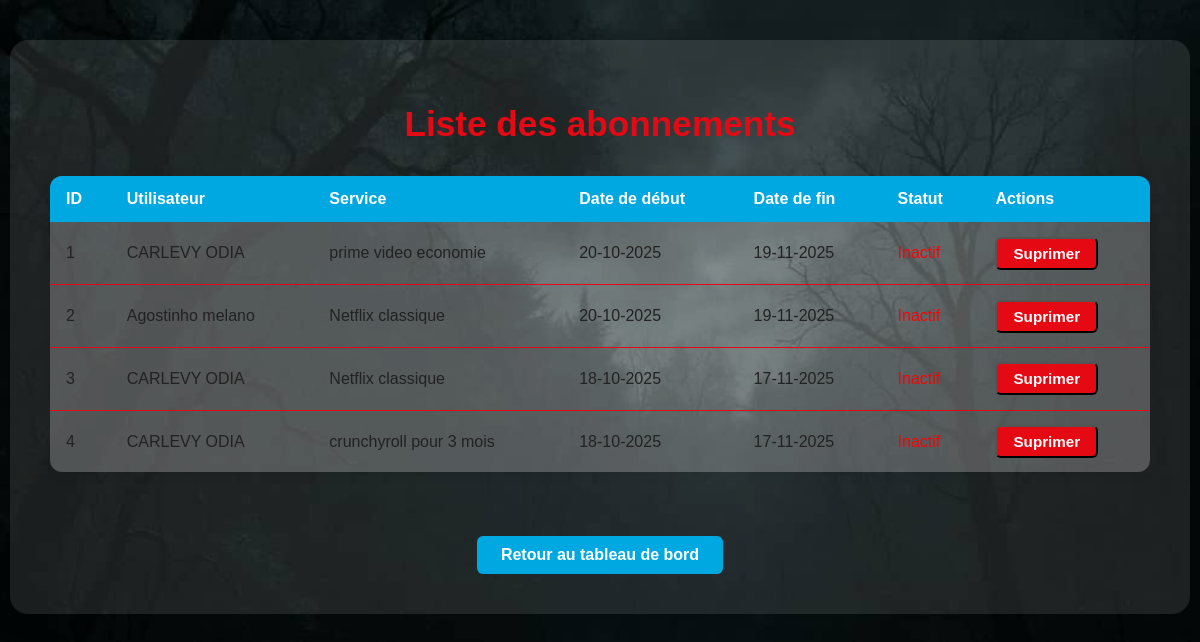
The page /liste_abonnements on the database its author committed.
### app.py (models this page shows, shortened)
class Abonnements(db.Model):
    id = db.Column(db.Integer, primary_key=True)
    utilisateur_id = db.Column(db.Integer, db.ForeignKey('utilisateurs.id'), nullable=False)
    service = db.Column(db.String(30), nullable=False)
    statut = db.Column(db.Boolean, default=True)  # actif à la création
    date_debut = db.Column(db.DateTime, default=datetime.utcnow)
    date_fin = db.Column(db.DateTime, nullable=False)
    utilisateur = db.relationship('Utilisateurs', backref=db.backref("abonnements", lazy=True))

class Utilisateurs(db.Model):
    id = db.Column(db.Integer, primary_key=True)
    nom = db.Column(db.String(30), nullable=False)
    mdp = db.Column(db.String(200), nullable=False)

### app.py (the view)
@app.route("/liste_abonnements")
def list_abonnements():
    abonnements = Abonnements.query.order_by(Abonnements.date_fin.desc()).all()
    now=datetime.now()
    return render_template("admin/list_abonnement.html", abonnements=abonnements, now=now)

### templates/admin/list_abonnement.html (shortened to what this page needs)
<!DOCTYPE html>
<html lang="fr">
<head>
  <link rel="stylesheet" href="{{ url_for('static', filename='css/admin.css') }}">
</head>
<body>
  <div class="admin-container">
    <h1>Liste des abonnements</h1>
    <table class="admin-table">
      <thead>
        <tr>
          <th>ID</th>
          <th>Utilisateur</th>
          <th>Service</th>
          <th>Date de début</th>
          <th>Date de fin</th>
          <th>Statut</th>
          <th>Actions</th>
        </tr>
      </thead>
      <tbody>
        {% for abonnement in abonnements %}
        <tr>
          <td>{{ loop.index }}</td>
          <td>{{ abonnement.utilisateur.nom }}</td>
          <td>{{ abonnement.service}}</td>
          <td>{{ abonnement.date_debut.strftime("%d-%m-%Y") }}</td>
          <td>{{ abonnement.date_fin.strftime("%d-%m-%Y") if abonnement.date_fin else "-" }}</td>
          <td>
            {% if abonnement.date_fin and abonnement.date_debut < now %}
            <span style="color: red;"> Inactif </span>
            {% else %}
            <span class="statut" style="color: green;"> Actif</span>
            {% endif %}
          </td>
          <td>
            <form action="{{url_for('supprimer_abonnement',id=abonnement.id)}}" method="post" class="delete-form">
              <button type="submit" class="btn-admin">Suprimer</button>
            </form>
          </td>
        </tr>
        {% endfor %}
      </tbody>
    </table>
    <a href="{{ url_for('accueil_admin') }}" class="btn-retour">Retour au tableau de bord</a>
  </div>
  </body>

### static/css/admin.css (style rules this page uses)
body { background: url("../image/backgroud.jpg") no-repeat center center/cover; min-height: 150vh; font-family: Arial, sans-serif; margin: 0; }
.admin-container { max-width: 1100px; margin: 40px auto; background: rgba(255,255,255,0.10); border-radius: 18px; padding: 2.5rem; box-shadow: 0 4px 24px rgba(0,0,0,0.15); color: #0a0a0a; text-align: center; overflow: scroll; scrollbar-width: none; }
.admin-container h1 { margin-bottom: 2rem; color: #e50914; font-size: 2.2rem; }
.btn-admin { display: inline-block; padding: 8px 18px; background: #e50914; color: #fff; border-radius: 6px; text-decoration: none; font-weight: bold; transition: background 0.3s; }
.btn-retour { display: inline-block; margin-top: 2rem; padding: 10px 24px; background: #00A8E1; color: #fff; border-radius: 6px; text-decoration: none; font-weight: bold; transition: background 0.3s; }

### templates/admin/list_abonnement.html (style rules this page uses)
.admin-table { width: 100%; border-collapse: collapse; margin: 2rem 0; background: rgba(255,255,255,0.15); border-radius: 12px; overflow: hidden; box-shadow: 0 2px 12px rgba(0,0,0,0.08); }
.admin-table th, .admin-table td { padding: 0.9rem 1rem; text-align: left; }
.admin-table th { background: #00A8E1; color: #fff; font-weight: bold; font-size: 1rem; }
.admin-table tr { border-bottom: 1px solid #e50914; }
.admin-table tr:last-child { border-bottom: none; }
.admin-table td { background: rgba(255,255,255,0.10); color: #222; }
.btn-admin { display: inline-block; padding: 6px 16px; background: #e50914; color: #fff; border-radius: 6px; text-decoration: none; font-weight: bold; transition: background 0.3s; font-size: 0.95rem; }

### rows shown on the page
Abonnements: utilisateur.nom "CARLEVY ODIA", service "prime video economie", date_debut "20-10-2025", date_fin "19-11-2025", shows "Inactif"
Abonnements: utilisateur.nom "Agostinho melano", service "Netflix classique", date_debut "20-10-2025", date_fin "19-11-2025", shows "Inactif"
Abonnements: utilisateur.nom "CARLEVY ODIA", service "Netflix classique", date_debut "18-10-2025", date_fin "17-11-2025", shows "Inactif"
Abonnements: utilisateur.nom "CARLEVY ODIA", service "crunchyroll pour 3 mois", date_debut "18-10-2025", date_fin "17-11-2025"
